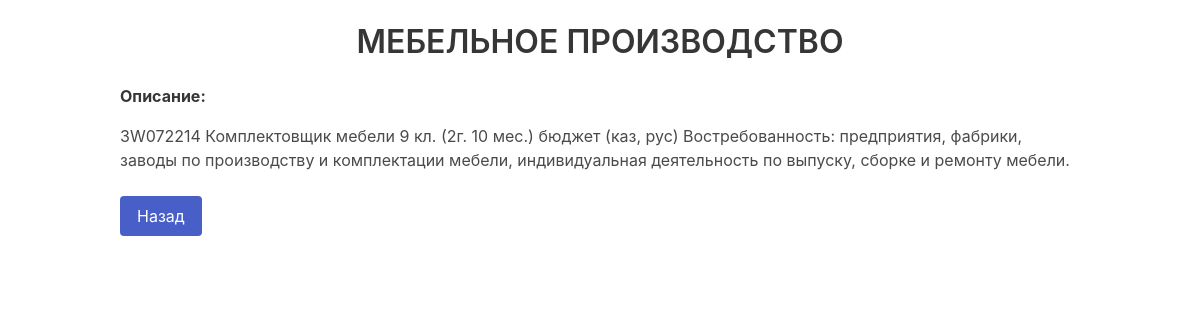
Screenshot of /details/specialty_detail.php?id=7 with the database file from the repository.
### tables this page shows
CREATE TABLE `specialties` (
  `id` int NOT NULL,
  `name` varchar(255) NOT NULL,
  `description` text,
  `created_at` timestamp NULL DEFAULT CURRENT_TIMESTAMP,
  `icon` varchar(100) DEFAULT 'bi-book'
);

### details/specialty_detail.php (the view, shortened to what this page needs)
<?php
require '../config.php';
$specialty_id = $_GET['id'];
$query_specialty = "SELECT * FROM specialties WHERE id = '$specialty_id'";
$result_specialty = mysqli_query($conn, $query_specialty);
$specialty = mysqli_fetch_assoc($result_specialty);
?>
<!DOCTYPE html>
<html lang="ru">
<head>
    <link href="https://cdn.jsdelivr.net/npm/bulma@0.9.3/css/bulma.min.css" rel="stylesheet">
</head>
<body>
    <div class="container">
        <h1 class="title has-text-centered mt-5"><?= htmlspecialchars($specialty['name']) ?></h1>
        <div class="content">
            <p><strong>Описание:</strong></p>
            <p><?= nl2br(htmlspecialchars($specialty['description'])) ?></p>
        </div>
        <a href="../pages/specialties.php">
            <button class="button is-link">Назад</button>
        </a>
    </div>
</body>
</html>

### rows the page displays
specialties: name "МЕБЕЛЬНОЕ ПРОИЗВОДСТВО", description "3W072214 Комплектовщик мебели 9 кл. (2г. 10 мес.) бюджет (каз, рус) Востребованность: предприятия, фабрики, заводы по производству и комплектации мебели, индивидуальная деятельность по выпуску, сборке и ремонту мебели."
